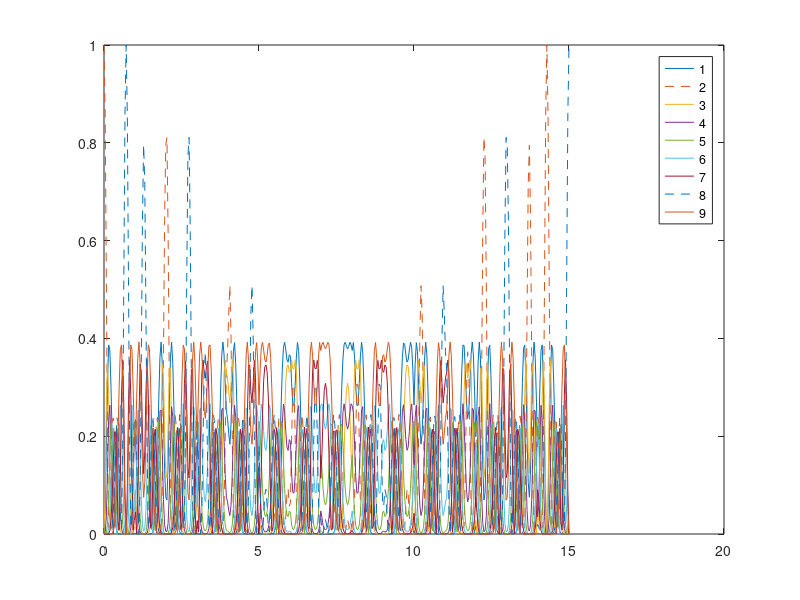

MATLAB code to generate this figure:
function Fig_6c
    Delta = 0;
    delta = 0.4*pi;
    c_0 = [0; 1; 0; 0; 0; 0; 0; 0; 0];
    function ab = coeff(t,A,phi)
        Omega_0 = A*exp(-1j*phi);
        Omega_R = sqrt(Delta.^2 + abs(Omega_0).^2);
        ab(1) = cos(t*pi/2*Omega_R/(pi)) - 1j * Delta/Omega_R * sin(t*pi/2*Omega_R/(pi));
        ab(2) = 1j * Omega_0/Omega_R * sin(t*pi/2*Omega_R/(pi));
        ab = [ab(1), ab(2)];
    end
    
    function U = propagator(t,A,phi)
    ab = coeff(t,A,phi);
    a = ab(1);
    b = ab(2);
    U = [sqrt(1625702400)/40320*a.^8, sqrt(203212800)/5040*a.^7*b, sqrt(58060800)/1440*a.^6*b.^2, sqrt(29030400)/720*a.^5*b.^3, sqrt(23224320)/576*a.^4*b.^4, sqrt(29030400)/720*a.^3*b.^5, sqrt(58060800)/1440*a.^2*b.^6, sqrt(203212800)/5040*a*b.^7, sqrt(1625702400)/40320*b.^8;
        -sqrt(203212800)/5040*a.^7*conj(b), sqrt(25401600)/5040*a.^7*conj(a) - sqrt(25401600)/720*a.^6*b*conj(b), sqrt(7257600)/720*a.^6*conj(a)*b - sqrt(7257600)/240*a.^5*b.^2*conj(b), sqrt(3628800)/240*a.^5*conj(a)*b.^2 - sqrt(3628800)/144*a.^4*b.^3*conj(b), sqrt(2903040)/144*a.^4*conj(a)*b.^3 - sqrt(2903040)/144*a.^3*b.^4*conj(b), sqrt(3628800)/144*a.^3*conj(a)*b.^4 - sqrt(3628800)/240*a.^2*b.^5*conj(b), sqrt(7257600)/240*a.^2*conj(a)*b.^5 - sqrt(7257600)/720*a*b.^6*conj(b), sqrt(25401600)/720*a*conj(a)*b.^6 - sqrt(25401600)/5040*b.^7*conj(b), sqrt(203212800)/5040*conj(a)*b.^7;
        sqrt(58060800)/1440*a.^6*conj(b).^2, -sqrt(7257600)/720*a.^6*conj(a)*conj(b) + sqrt(7257600)/240*a.^5*b*conj(b).^2, sqrt(2073600)/1440*a.^6*conj(a).^2 - sqrt(2073600)/120*a.^5*conj(a)*b*conj(b) + sqrt(2073600)/96*a.^4*b.^2*conj(b).^2, sqrt(1036800)/240*a.^5*conj(a).^2*b - sqrt(1036800)/48*a.^4*conj(a)*b.^2*conj(b) + sqrt(1036800)/72*a.^3*b.^3*conj(b).^2, sqrt(829440)/96*a.^4*conj(a).^2*b.^2 - sqrt(829440)/36*a.^3*conj(a)*b.^3*conj(b) + sqrt(829440)/96*a.^2*b.^4*conj(b).^2, sqrt(1036800)/72*a.^3*conj(a).^2*b.^3 - sqrt(1036800)/48*a.^2*conj(a)*b.^4*conj(b) + sqrt(1036800)/240*a*b.^5*conj(b).^2, sqrt(2073600)/96*a.^2*conj(a).^2*b.^4 - sqrt(2073600)/120*a*conj(a)*b.^5*conj(b) + sqrt(2073600)/1440*b.^6*conj(b).^2, sqrt(7257600)/240*a*conj(a).^2*b.^5 - sqrt(7257600)/720*conj(a)*b.^6*conj(b), sqrt(58060800)/1440*conj(a).^2*b.^6;
        -sqrt(29030400)/720*a.^5*conj(b).^3, sqrt(3628800)/240*a.^5*conj(a)*conj(b).^2 - sqrt(3628800)/144*a.^4*b*conj(b).^3, -sqrt(1036800)/240*a.^5*conj(a).^2*conj(b) + sqrt(1036800)/48*a.^4*conj(a)*b*conj(b).^2 - sqrt(1036800)/72*a.^3*b.^2*conj(b).^3, sqrt(518400)/720*a.^5*conj(a).^3 - sqrt(518400)/48*a.^4*conj(a).^2*b*conj(b) + sqrt(518400)/24*a.^3*conj(a)*b.^2*conj(b).^2 - sqrt(518400)/72*a.^2*b.^3*conj(b).^3, sqrt(414720)/144*a.^4*conj(a).^3*b - sqrt(414720)/24*a.^3*conj(a).^2*b.^2*conj(b) + sqrt(414720)/24*a.^2*conj(a)*b.^3*conj(b).^2 - sqrt(414720)/144*a*b.^4*conj(b).^3, sqrt(518400)/72*a.^3*conj(a).^3*b.^2 - sqrt(518400)/24*a.^2*conj(a).^2*b.^3*conj(b) + sqrt(518400)/48*a*conj(a)*b.^4*conj(b).^2 - sqrt(518400)/720*b.^5*conj(b).^3, sqrt(1036800)/72*a.^2*conj(a).^3*b.^3 - sqrt(1036800)/48*a*conj(a).^2*b.^4*conj(b) + sqrt(1036800)/240*conj(a)*b.^5*conj(b).^2, sqrt(3628800)/144*a*conj(a).^3*b.^4 - sqrt(3628800)/240*conj(a).^2*b.^5*conj(b), sqrt(29030400)/720*conj(a).^3*b.^5;
        sqrt(23224320)/576*a.^4*conj(b).^4, -sqrt(2903040)/144*a.^4*conj(a)*conj(b).^3 + sqrt(2903040)/144*a.^3*b*conj(b).^4, sqrt(829440)/96*a.^4*conj(a).^2*conj(b).^2 - sqrt(829440)/36*a.^3*conj(a)*b*conj(b).^3 + sqrt(829440)/96*a.^2*b.^2*conj(b).^4, -sqrt(414720)/144*a.^4*conj(a).^3*conj(b) + sqrt(414720)/24*a.^3*conj(a).^2*b*conj(b).^2 - sqrt(414720)/24*a.^2*conj(a)*b.^2*conj(b).^3 + sqrt(414720)/144*a*b.^3*conj(b).^4, sqrt(331776)/576*a.^4*conj(a).^4 - sqrt(331776)/36*a.^3*conj(a).^3*b*conj(b) + sqrt(331776)/16*a.^2*conj(a).^2*b.^2*conj(b).^2 - sqrt(331776)/36*a*conj(a)*b.^3*conj(b).^3 + sqrt(331776)/576*b.^4*conj(b).^4, sqrt(414720)/144*a.^3*conj(a).^4*b - sqrt(414720)/24*a.^2*conj(a).^3*b.^2*conj(b) + sqrt(414720)/24*a*conj(a).^2*b.^3*conj(b).^2 - sqrt(414720)/144*conj(a)*b.^4*conj(b).^3, sqrt(829440)/96*a.^2*conj(a).^4*b.^2 - sqrt(829440)/36*a*conj(a).^3*b.^3*conj(b) + sqrt(829440)/96*conj(a).^2*b.^4*conj(b).^2, sqrt(2903040)/144*a*conj(a).^4*b.^3 - sqrt(2903040)/144*conj(a).^3*b.^4*conj(b), sqrt(23224320)/576*conj(a).^4*b.^4;
        -sqrt(29030400)/720*a.^3*conj(b).^5, sqrt(3628800)/144*a.^3*conj(a)*conj(b).^4 - sqrt(3628800)/240*a.^2*b*conj(b).^5, -sqrt(1036800)/72*a.^3*conj(a).^2*conj(b).^3 + sqrt(1036800)/48*a.^2*conj(a)*b*conj(b).^4 - sqrt(1036800)/240*a*b.^2*conj(b).^5, sqrt(518400)/72*a.^3*conj(a).^3*conj(b).^2 - sqrt(518400)/24*a.^2*conj(a).^2*b*conj(b).^3 + sqrt(518400)/48*a*conj(a)*b.^2*conj(b).^4 - sqrt(518400)/720*b.^3*conj(b).^5, -sqrt(414720)/144*a.^3*conj(a).^4*conj(b) + sqrt(414720)/24*a.^2*conj(a).^3*b*conj(b).^2 - sqrt(414720)/24*a*conj(a).^2*b.^2*conj(b).^3 + sqrt(414720)/144*conj(a)*b.^3*conj(b).^4, sqrt(518400)/720*a.^3*conj(a).^5 - sqrt(518400)/48*a.^2*conj(a).^4*b*conj(b) + sqrt(518400)/24*a*conj(a).^3*b.^2*conj(b).^2 - sqrt(518400)/72*conj(a).^2*b.^3*conj(b).^3, sqrt(1036800)/240*a.^2*conj(a).^5*b - sqrt(1036800)/48*a*conj(a).^4*b.^2*conj(b) + sqrt(1036800)/72*conj(a).^3*b.^3*conj(b).^2, sqrt(3628800)/240*a*conj(a).^5*b.^2 - sqrt(3628800)/144*conj(a).^4*b.^3*conj(b), sqrt(29030400)/720*conj(a).^5*b.^3;
        sqrt(58060800)/1440*a.^2*conj(b).^6, -sqrt(7257600)/240*a.^2*conj(a)*conj(b).^5 + sqrt(7257600)/720*a*b*conj(b).^6, sqrt(2073600)/96*a.^2*conj(a).^2*conj(b).^4 - sqrt(2073600)/120*a*conj(a)*b*conj(b).^5 + sqrt(2073600)/1440*b.^2*conj(b).^6, -sqrt(1036800)/72*a.^2*conj(a).^3*conj(b).^3 + sqrt(1036800)/48*a*conj(a).^2*b*conj(b).^4 - sqrt(1036800)/240*conj(a)*b.^2*conj(b).^5, sqrt(829440)/96*a.^2*conj(a).^4*conj(b).^2 - sqrt(829440)/36*a*conj(a).^3*b*conj(b).^3 + sqrt(829440)/96*conj(a).^2*b.^2*conj(b).^4, -sqrt(1036800)/240*a.^2*conj(a).^5*conj(b) + sqrt(1036800)/48*a*conj(a).^4*b*conj(b).^2 - sqrt(1036800)/72*conj(a).^3*b.^2*conj(b).^3, sqrt(2073600)/1440*a.^2*conj(a).^6 - sqrt(2073600)/120*a*conj(a).^5*b*conj(b) + sqrt(2073600)/96*conj(a).^4*b.^2*conj(b).^2, sqrt(7257600)/720*a*conj(a).^6*b - sqrt(7257600)/240*conj(a).^5*b.^2*conj(b), sqrt(58060800)/1440*conj(a).^6*b.^2;
        -sqrt(203212800)/5040*a*conj(b).^7, sqrt(25401600)/720*a*conj(a)*conj(b).^6 - sqrt(25401600)/5040*b*conj(b).^7, -sqrt(7257600)/240*a*conj(a).^2*conj(b).^5 + sqrt(7257600)/720*conj(a)*b*conj(b).^6, sqrt(3628800)/144*a*conj(a).^3*conj(b).^4 - sqrt(3628800)/240*conj(a).^2*b*conj(b).^5, -sqrt(2903040)/144*a*conj(a).^4*conj(b).^3 + sqrt(2903040)/144*conj(a).^3*b*conj(b).^4, sqrt(3628800)/240*a*conj(a).^5*conj(b).^2 - sqrt(3628800)/144*conj(a).^4*b*conj(b).^3, -sqrt(7257600)/720*a*conj(a).^6*conj(b) + sqrt(7257600)/240*conj(a).^5*b*conj(b).^2, sqrt(25401600)/5040*a*conj(a).^7 - sqrt(25401600)/720*conj(a).^6*b*conj(b), sqrt(203212800)/5040*conj(a).^7*b;
        sqrt(1625702400)/40320*conj(b).^8, -sqrt(203212800)/5040*conj(a)*conj(b).^7, sqrt(58060800)/1440*conj(a).^2*conj(b).^6, -sqrt(29030400)/720*conj(a).^3*conj(b).^5, sqrt(23224320)/576*conj(a).^4*conj(b).^4, -sqrt(29030400)/720*conj(a).^5*conj(b).^3, sqrt(58060800)/1440*conj(a).^6*conj(b).^2, -sqrt(203212800)/5040*conj(a).^7*conj(b), sqrt(1625702400)/40320*conj(a).^8];
    end
    
    function c = propagation(t,A)
        c = c_0;
        phase_coeff = [0, 14, 12, 24, 20, 30, 24, 32, 24, 30, 20, 24, 12, 14, 0];
        N = length(phase_coeff);
        for i = linspace(1,floor(t), floor(t))
            c = propagator(1, A, phase_coeff(i)*pi/N)*c;
        end
        if t ~= floor(t)
            c = propagator(t-floor(t), A, phase_coeff((floor(t)+1))*pi/N)*c;
        end
    end
    
    c = [];
    t_interval = linspace(0,15,400);
    for t = t_interval
        c = [c propagation(t,pi+delta)];
    end
    plot(t_interval, (abs(c(1,:))).^2, '-', t_interval, (abs(c(2,:))).^2, '--', t_interval, (abs(c(3,:))).^2, '-', t_interval, (abs(c(4,:))).^2, '-', t_interval, (abs(c(5,:))).^2, '-', t_interval, (abs(c(6,:))).^2, '-', t_interval, (abs(c(7,:))).^2, '-', t_interval, (abs(c(8,:))).^2, '--', t_interval, (abs(c(9,:))).^2, '-');
    ylim([0, 1]);
    legend('1','2','3','4','5','6','7','8','9')
end